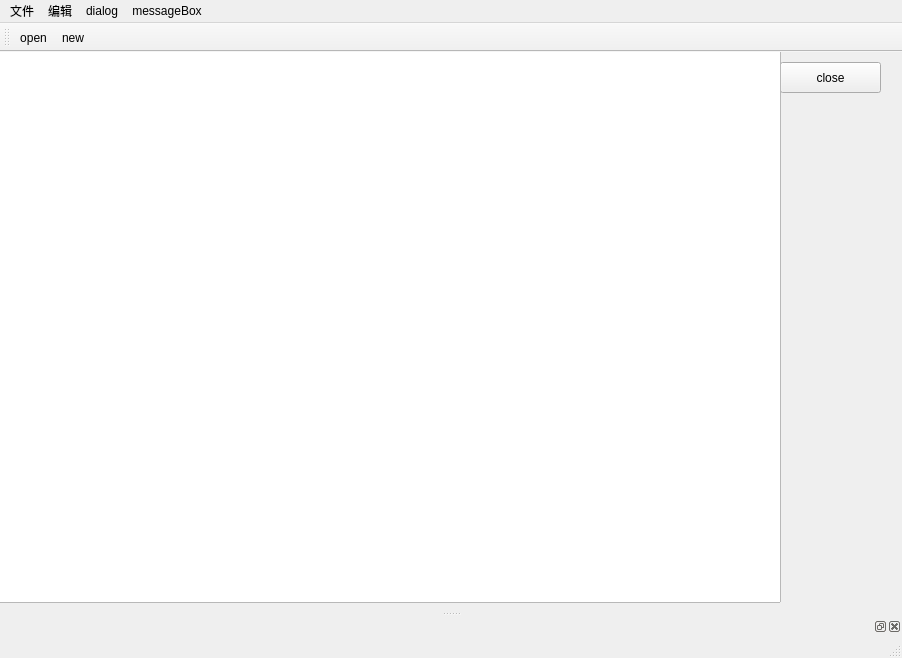
<?xml version="1.0" encoding="UTF-8"?>
<ui version="4.0">
 <class>mainWindowClass</class>
 <widget class="QMainWindow" name="mainWindowClass">
  <property name="geometry">
   <rect>
    <x>0</x>
    <y>0</y>
    <width>902</width>
    <height>658</height>
   </rect>
  </property>
  <property name="windowTitle">
   <string>mainWindow</string>
  </property>
  <widget class="QWidget" name="centralWidget">
   <widget class="QPushButton" name="pushButton">
    <property name="geometry">
     <rect>
      <x>780</x>
      <y>10</y>
      <width>101</width>
      <height>31</height>
     </rect>
    </property>
    <property name="text">
     <string>close</string>
    </property>
    <property name="iconSize">
     <size>
      <width>32</width>
      <height>32</height>
     </size>
    </property>
   </widget>
   <widget class="QTextEdit" name="textEdit">
    <property name="geometry">
     <rect>
      <x>-60</x>
      <y>-80</y>
      <width>841</width>
      <height>631</height>
     </rect>
    </property>
   </widget>
  </widget>
  <widget class="QMenuBar" name="menuBar">
   <property name="geometry">
    <rect>
     <x>0</x>
     <y>0</y>
     <width>902</width>
     <height>23</height>
    </rect>
   </property>
   <widget class="QMenu" name="menu">
    <property name="title">
     <string>文件</string>
    </property>
    <addaction name="actionopen"/>
    <addaction name="actionnew"/>
    <addaction name="separator"/>
    <addaction name="actionrecnet"/>
   </widget>
   <widget class="QMenu" name="menu_2">
    <property name="title">
     <string>编辑</string>
    </property>
   </widget>
   <widget class="QMenu" name="menudialog">
    <property name="title">
     <string>dialog</string>
    </property>
    <addaction name="actionmodel"/>
    <addaction name="actionnonmodel"/>
   </widget>
   <widget class="QMenu" name="menumessageBox">
    <property name="title">
     <string>messageBox</string>
    </property>
    <addaction name="actioncritical"/>
    <addaction name="actionwarning"/>
    <addaction name="actioninfo"/>
    <addaction name="actionquestion"/>
   </widget>
   <addaction name="menu"/>
   <addaction name="menu_2"/>
   <addaction name="menudialog"/>
   <addaction name="menumessageBox"/>
  </widget>
  <widget class="QToolBar" name="mainToolBar">
   <attribute name="toolBarArea">
    <enum>TopToolBarArea</enum>
   </attribute>
   <attribute name="toolBarBreak">
    <bool>false</bool>
   </attribute>
   <addaction name="actionopen"/>
   <addaction name="actionnew"/>
  </widget>
  <widget class="QStatusBar" name="statusBar"/>
  <widget class="QDockWidget" name="dockWidget">
   <attribute name="dockWidgetArea">
    <number>8</number>
   </attribute>
   <widget class="QWidget" name="dockWidgetContents"/>
  </widget>
  <action name="actionopen">
   <property name="text">
    <string>open</string>
   </property>
  </action>
  <action name="actionnew">
   <property name="text">
    <string>new</string>
   </property>
  </action>
  <action name="actionrecnet">
   <property name="text">
    <string>recnet</string>
   </property>
  </action>
  <action name="actiondialog">
   <property name="text">
    <string>dialog</string>
   </property>
  </action>
  <action name="actionmodel">
   <property name="text">
    <string>model</string>
   </property>
  </action>
  <action name="actionnonmodel">
   <property name="text">
    <string>nonmodel</string>
   </property>
  </action>
  <action name="actioncritical">
   <property name="text">
    <string>critical</string>
   </property>
  </action>
  <action name="actionwarning">
   <property name="text">
    <string>warning</string>
   </property>
  </action>
  <action name="actioninfo">
   <property name="text">
    <string>info</string>
   </property>
  </action>
  <action name="actionquestion">
   <property name="text">
    <string>question</string>
   </property>
  </action>
 </widget>
 <layoutdefault spacing="6" margin="11"/>
 <resources>
  <include location="mainWindow.qrc"/>
 </resources>
 <connections>
  <connection>
   <sender>pushButton</sender>
   <signal>clicked()</signal>
   <receiver>mainWindowClass</receiver>
   <slot>close()</slot>
   <hints>
    <hint type="sourcelabel">
     <x>780</x>
     <y>85</y>
    </hint>
    <hint type="destinationlabel">
     <x>450</x>
     <y>328</y>
    </hint>
   </hints>
  </connection>
 </connections>
</ui>
